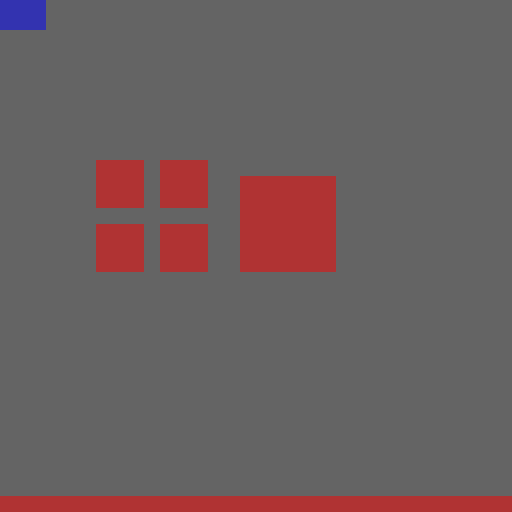
Frame 1 (no input)
Frame 60 (no input): identical to frame 1, image omitted
Frame 120 (the mouse pressed at the canvas centre since frame 60): identical to frame 1, image omitted

The p5.js sketch that drew this single still picture (run headless with seeded random() and noise() and a simulated clock; from frame 60 on, the mouse is pressed at the canvas centre):

// p5.js sketch
// ── sketch.js
/*
CLASS DESIGN
============
- will have 2 hitbox types to start of with
  |_ 1 - wall - static, not player controlled, no movement vector
  |_ 2 - player - movable, player controlled, movement vector
- all share similarities
  |_ made up of square or rectangular boundaries
  |_ created through x, y, width and height
  |_ contain an x, y midpoint (current position)
  |_ can be drawn
  |_ contain get methods for private data retrieval
- create a hitbox superclass that can be called in wall and player to reduce amount of code
 
CALCULATING BOUNDARIES
======================
Version 5.0 document - iteration of version 4.0 which should now be github
- [improving zone logic and classes]
- need to know which side of wall collided with player to properly resolve collision 
- 2 methods that come to mind, each using zones
  |_ 1 - corner gradient through midpoint
  |  |_    
  |  |     \  0  /
  |  |      \===/
  |  |    3 |\ /| 1
  |  |      |/ \|
  |  |      /===\
  |  |     /  2  \
  |  |
  |  |_ simple to implement
  |  |_ gradient2 = - gradient1 - simple calculation
  |  |_ intercept of both lines calculated through midpoint of hitbox
  |  |_ works with more square shaped hitboxes
  |  |_ does not work well with long and thin hitboxes
  |  |_ currently implemented
  |
  |_ 2 - corner gradient through y = x
     |_
     |     \   0   /
     |      \=====/
     |      |\   /|
     |      | \ / |
     |      |  |  |
     |    3 |  |  | 1
     |      |  |  |
     |      | / \ |
     |      |/   \|
     |      /=====\
     |     /   2   \
     |
     |_ y = x through corners
     |_ issue arises when hitbox is long and thin, boundaries leak into each other causing error
     |_ fix by adding condition that zone is above/below midpoint of hitbox to zone calculation
     |_ more complex to implement
     |_ should work with long and thin shapes as well as squares
     |_ not currently implemented
  
- zoning method has added benefit of stopping clipping under high (but not very high) speeds
  |_ in code below speed 1 works, speed 2 - some clipping, speed 3 - clipping
     |_ speed 1 is very fast so this shouldn't be an issue

Version 5.1 document
- [solving player size issue in corner zone transition]
  |_ note: at least 1 zone must be true else hitbox will not be active and clipping occurs
  |  |_ [zone 0, zone 1] ---> [true, false] -> [true, true] -> [false, true], zone equations must have >=, not >
  |_ at the moment midpoint of player determines current zone
  |_ leads to rectangular shaped players not crossing zones correctly
  |_ shown in example below M is midpoint of player
  |_              
  |                              =====
  |          ====/======         |  /|
  |          |  / M    |         | M |
  |          ==/========         |/  |
  |     ======/                  =====
  |     |     |            =====/
  |     |     |            |    |
  |     |     |            |    |
  |     =======            ======
  |
  |_ (right is supposed to be a square but you get the idea)
  |_ right image - normal, hitbox corner touches corner of player, player is in both zones as expected
  |_ left image - midpoint is in zone 1 but the bottom has not cleared top of the hitbox
  |_ this causes an awkward snap to the right of the hitbox that is quite noticeable when moving down
  |_ since the player is a submarine, which are not typically square, this is an important issue to fix

- how do we go about fixing this?
  |_ currently updateZones method calculated by player midpoint (vec is player center position vector)
  |_ 
  |    updateZones(vec){
  |      var eq1 = (this.gradient1 * vec.x) + this.intercept1;
  |      var eq2 = (this.gradient2 * vec.x) + this.intercept2;
  |      this.zones[0] = (vec.y <= eq1 && vec.y <= eq2);
  |      this.zones[1] = (vec.y <= eq1 && vec.y >= eq2);
  |      this.zones[2] = (vec.y >= eq1 && vec.y >= eq2);
  |      this.zones[3] = (vec.y >= eq1 && vec.y <= eq2);
  |    }
  |
  |_ change logic from midpoint to player edge
  |_ if player left x larger than hitbox right x then allow zone transition from 0 to 1, repeat for each side
  |_ use zone[0] as an example
  |_
  |  x, y = 0  eq1     eq2
  |             \   0  /
  |              \====/
  |              |\  /| 
  |           2  | \/ |  1
  |              | /\ |
  |              |/  \|
  |              /====\
  |             /      \     x, y = 100 (or something else)
  |
  |_ for zone 0
  |  |_ player up y can be ignored?
  |  |_ player down y needs to be less than hitbox up y
  |  |_ player right x needs to be less than hitbox left x 
  |  |_ player left x needs to be greater than hitbox right x
  |_ player up y can be ignored, we can remove the upper 2 corners and look at the lower 2 corners instead
  |_ implementing logic for this just didnt work as vec.x >= eq1 or vec.x < eq2 would not update zones
  |_ solution was to get rid of eq1 and eq2 which use player.x and focus logic calculation on sides of the hitbox
  |_
  |         |     |
  |     0/3 |  0  | 0/1 
  |     ----=======----
  |         |     |
  |       3 |     | 1
  |         |     |
  |     ----=======----
  |     2/3 |  2  | 1/2
  |         |     |
  |         
  |_ in this version for zone 0
  |  |_ player lower y <= hitbox upper y
  |  |_ player right x >= hitbox left x
  |  |_ player left x <= hitbox right x
  |  |_ in an equation this becomes
  |    |_ this.zones[0] = ((vec.x + (player.getWidth() / 2)) >= this.position.x - (this.w / 2)) &&
  |    |                   (vec.x - (player.getWidth() / 2)) <= this.position.x + (this.w / 2)) &&
  |    |                   (vec.y + (player.getHeight() / 2)) <= this.position.y - (this.h / 2)));
  |    |_ this seems to work well when implemented (similar logic for zone 2 just look at top y instead)
  |_ zones 1 and 3 can be written as
  |  |_ this.zones[1] = (vec.x - (player.getWidth() / 2) >= this.position.x + (this.w / 2))
  |  |_ this.zones[3] = (vec.x + (player.getWidth() / 2) <= this.position.x - (this.w / 2))
  |_ implementing above logic seems to work perfectly for both non square and square shaped players
  |_ midpoint calculation no longer required and we can remove gradient and intercept variables
  |_ updated zone calculation method below
  |_
  |   updateZones(vec){
  |     this.zones[0] = (((vec.x + (player.getWidth() / 2)) >= this.position.x - (this.w / 2)) &&
  |                     ((vec.x - (player.getWidth() / 2)) <= this.position.x + (this.w / 2)) &&
  |                     ((vec.y + (player.getHeight() / 2)) <= this.position.y - (this.h / 2)));
  |     this.zones[1] = ((vec.x - (player.getWidth() / 2)) >= this.position.x + (this.w / 2))
  |     this.zones[2] = (((vec.x + (player.getWidth() / 2)) >= this.position.x - (this.w / 2)) &&
  |                     ((vec.x - (player.getWidth() / 2)) <= this.position.x + (this.w / 2)) &&
  |                     ((vec.y - (player.getHeight() / 2)) >= this.position.y - (this.h / 2)));
  |     this.zones[3] = ((vec.x + (player.getWidth() / 2)) <= this.position.x - (this.w / 2));
  |   }
  |_ no gradient and intercept needed
  |_ only needed to alter methods in class, everything outside of the method remains unchanged
  |_ one issue still remains which I was hoping was fixed - player still gets caught on edges where wall hitboxes touch
  |_ also need to introduce testing to make sure the hitbox corners are working as intended

  
FUTURE IMPLEMENTATIONS
======================
- experiment with other methods over next week to find best fit for our project
- need to be able to deal with rectangular shaped player instead of just square
- add enemy hitbox logic as well as barriers (if we add movable barriers)
- logic for wall hitboxes that are touching to prevent player getting caught on edges when moving
  |_ seen sometimes when moving against group of 4 hitboxes on the right 
- tidy up design, move to github so others can use it while I change logic (HIGH PRIORITY)
- have wall data eventually contained in a .json file
*/

let tile = 16;
let mapSize = tile * 32;
let timescale = 1;
var walls = [];

const debugColor = {
  WALL : "wall",
  PLAYER : "player",
}

class Hitbox{
  constructor(x, y, w, h){
    this.position = createVector((x + (w / 2)), (y + (h / 2)));
    this.w = w;
    this.h = h;
  }
  isColliding(that){
    if(((this.position.x - (this.w / 2)) <= (that.nextPos.x + (that.w / 2))) &&
       ((this.position.x + (this.w / 2)) >= (that.nextPos.x - (that.w / 2))) &&
       ((this.position.y - (this.h / 2)) <= (that.nextPos.y + (that.h / 2))) &&
       ((this.position.y + (this.h / 2)) >= (that.nextPos.y - (that.h / 2)))){
      return true;
    }
    return false;
  }
  drawHitbox(thisColor){
    switch(thisColor){
      case debugColor.WALL:
        fill(255, 0, 0, 125);
        break;
      case debugColor.PLAYER:
        fill(0, 0, 255, 125);
        break;
    }
    rect(this.position.x - (this.w / 2), this.position.y - (this.h / 2), this.w, this.h);
  }
  getX(){
    return this.position.x;
  }
  getY(){
    return this.position.y;
  }
  getWidth(){
    return this.w;
  }
  getHeight(){
    return this.h;
  }
}

class Wall extends Hitbox{
  constructor(x, y, w, h){
    super(x, y, w, h);
    this.zones = [false, false, false, false];
  }
  getZones(){
    return this.zones;
  }
  updateZones(vec){
    this.zones[0] = (((vec.x + (player.getWidth() / 2)) >= this.position.x - (this.w / 2)) &&
                     ((vec.x - (player.getWidth() / 2)) <= this.position.x + (this.w / 2)) &&
                     ((vec.y + (player.getHeight() / 2)) <= this.position.y - (this.h / 2)));
    this.zones[1] = ((vec.x - (player.getWidth() / 2)) >= this.position.x + (this.w / 2))
    this.zones[2] = (((vec.x + (player.getWidth() / 2)) >= this.position.x - (this.w / 2)) &&
                     ((vec.x - (player.getWidth() / 2)) <= this.position.x + (this.w / 2)) &&
                     ((vec.y - (player.getHeight() / 2)) >= this.position.y - (this.h / 2)));
    this.zones[3] = ((vec.x + (player.getWidth() / 2)) <= this.position.x - (this.w / 2));
  }
}

class Player extends Hitbox{
  constructor(x, y, w, h){
    super(x, y, w, h);
    this.nextPos = createVector(this.position.x, this.position.y);
    this.velocity = createVector(0, 0);
  }
  setNextPosition(){
    if(keyIsDown(DOWN_ARROW)){this.nextPos.y += this.velocity.y}
    if(keyIsDown(LEFT_ARROW)){this.nextPos.x -= this.velocity.x}
    if(keyIsDown(UP_ARROW)){this.nextPos.y -= this.velocity.y}
    if(keyIsDown(RIGHT_ARROW)){this.nextPos.x += this.velocity.x}
  }
  resolveCollision(that){
    if(that.zones[0]){this.nextPos.y = (that.position.y - (that.h / 2)) - (this.h / 2) - 1}
    if(that.zones[1]){this.nextPos.x = (that.position.x + (that.w / 2)) + (this.w / 2) + 1}
    if(that.zones[2]){this.nextPos.y = (that.position.y + (that.h / 2)) + (this.h / 2) + 1}
    if(that.zones[3]){this.nextPos.x = (that.position.x - (that.w / 2)) - (this.w / 2) - 1}
  }
  movePlayer(){
    this.position.x = this.nextPos.x
    this.position.y = this.nextPos.y
  }
  setVelocity(x=0, y=0){  // default parameters, calling setVelocity() defaults to 0
    this.velocity.x = x; 
    this.velocity.y = y; 
  }
}

/*
[setup]
- create canvas
- set framerate to current monitor refresh rate (can be adjusted in settings tab later)
  |_ my monitor uses 75 Hz, p5js uses 60 Hz so I had to change the frameRate, change it to match your monitor settings to create a smoother picture
- create new player class with x, y, w, h
- create wall classes with x, y, w, h, place in walls array
*/
function setup() {
  createCanvas(mapSize, mapSize);
  frameRate(75);
  player = new Player(0, 0, tile * 3 - 2 , tile * 2 - 2);
  walls[0] = new Wall(tile * 6 , tile * 10, tile * 3 , tile * 3);
  walls[1] = new Wall(tile * 10, tile * 10, tile * 3 , tile * 3);
  walls[2] = new Wall(tile * 6 , tile * 14, tile * 3 , tile * 3);
  walls[3] = new Wall(tile * 10, tile * 14, tile * 3 , tile * 3);
  walls[4] = new Wall(tile * 15, tile * 11, tile * 3 , tile * 3);
  walls[5] = new Wall(tile * 18, tile * 11, tile * 3 , tile * 3);
  walls[6] = new Wall(tile * 18, tile * 14, tile * 3 , tile * 3);
  walls[7] = new Wall(tile * 15, tile * 14, tile * 3 , tile * 3);
  walls[8] = new Wall(tile * 0 , tile * 31, tile * 32, tile * 1);
}

/*
- can set timescale to 0 to 'pause' the game

[draw loop] - 1 frame
  - draw grid (optional)
  - set player velocity variable
  - get player input key, adjust velocity based on player input
  - add velocity to next x, y position
    - [wall loop]
      - draw wall hitbox (optional)
      - update wall zones for current x, y position
      - check wall collision with next x, y position
      - resolve collision if true
- move current x, y to next x, y position
- draw player hitbox (optional)

*/
function draw(){
  background(100);
  debugDrawGrid(true);
  var playerVelocity = 0.15 * deltaTime * timescale;
  player.setVelocity(playerVelocity, playerVelocity);
  player.setNextPosition();
  for(let i in walls){
    walls[i].drawHitbox(debugColor.WALL);
    walls[i].updateZones(player.position);
    if(walls[i].isColliding(player)){
      player.resolveCollision(walls[i]);
    }
  }
  player.movePlayer();
  player.drawHitbox(debugColor.PLAYER);
}

function debugDrawGrid(grid){
  if(grid){
     noStroke();
    for(let i = 0; i <= mapSize; i += 16){
      line(i, 0, i, mapSize);
      line(0, i, mapSize, i);
    }
  }
}
